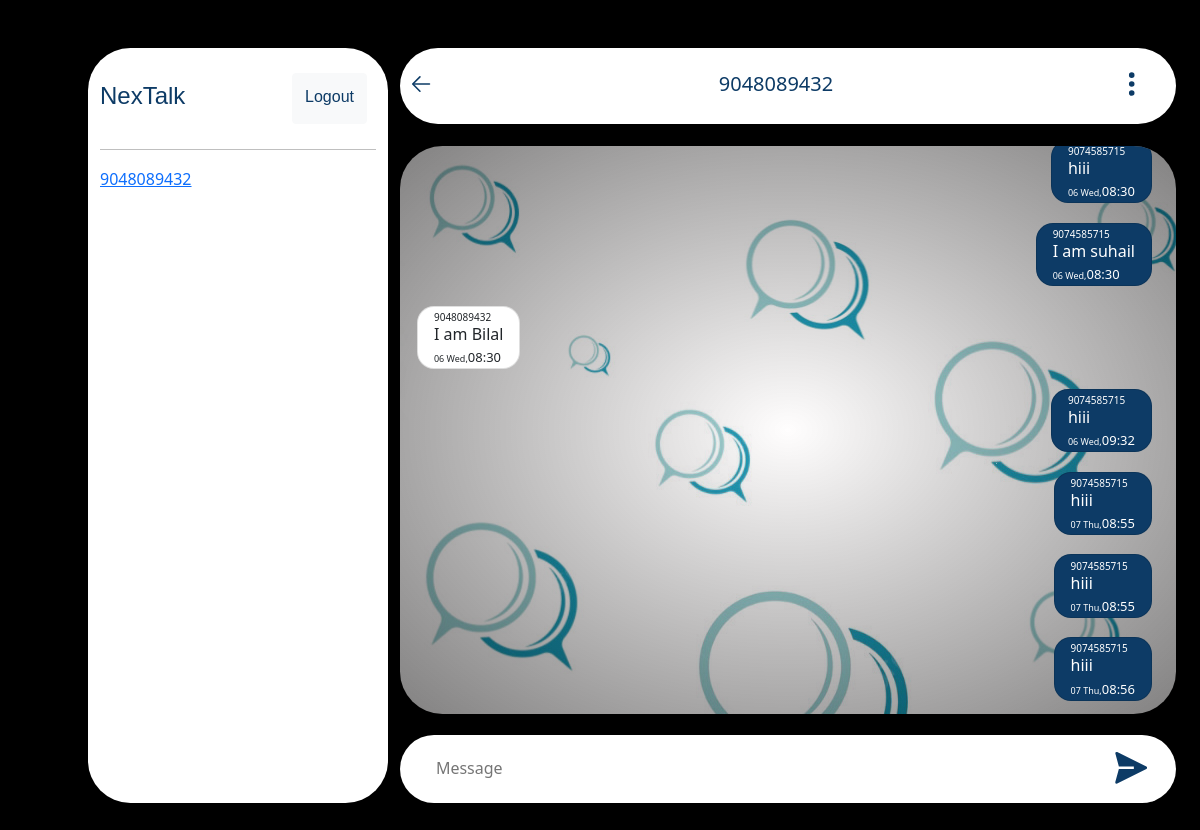
The app's page /5 (signed in), older data.
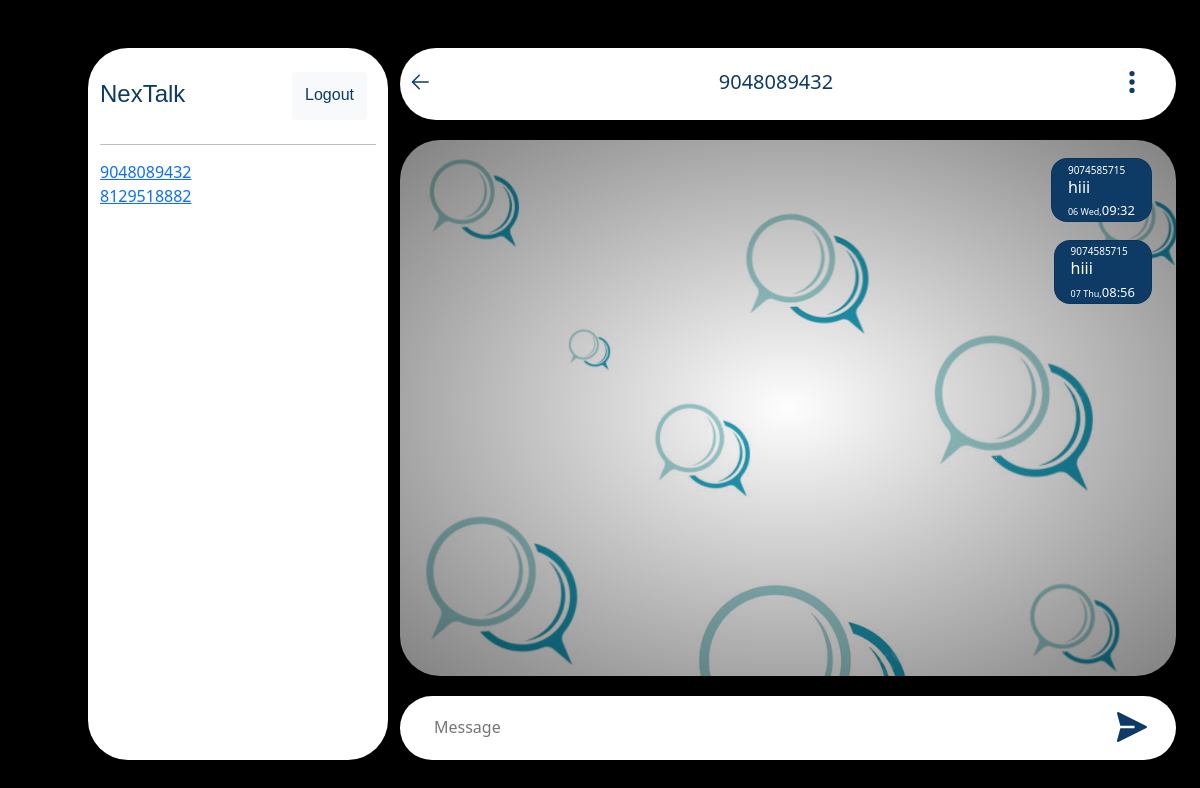
The same page, newer data.
### chat/models.py (models this page shows)
class Thread(models.Model):
    first_person = models.ForeignKey(User, on_delete=models.CASCADE, null=True, blank=True, related_name='thread_first_person')
    second_person = models.ForeignKey(User, on_delete=models.CASCADE, null=True, blank=True,
                                     related_name='thread_second_person')
    updated = models.DateTimeField(auto_now=True)
    timestamp = models.DateTimeField(auto_now_add=True)
    objects = ThreadManager()
    class Meta:
        unique_together = ['first_person', 'second_person']

class ChatMessage(models.Model):
    thread = models.ForeignKey(Thread, null=True, blank=True, on_delete=models.CASCADE, related_name='chatmessage_thread')
    sended_by = models.ForeignKey(User, on_delete=models.CASCADE,related_name='sended')
    sended_to = models.ForeignKey(User, on_delete=models.CASCADE,related_name='recieved')
    message = models.TextField()
    timestamp = models.DateTimeField(auto_now_add=True)

### chat/views.py (the view)
# urls.py: path('<slug:slug>',views.room,name='room'),
def room(request,slug):
    if request.user.is_authenticated:
        tr=Thread.objects.filter(id=slug)
        threads=Thread.objects.by_user(user=request.user)
        threadid = Thread.objects.filter(id=slug).first()
        msg=ChatMessage.objects.filter(thread=threadid).order_by('timestamp')
        context = {
            'Threads': threads,
            'msg':msg,
            'thread':tr
        }
        return render(request,'chat.html',context)
    else:
        return redirect('login')

### chat/models.py (called while the page is built)
    def by_user(self, **kwargs):
        user = kwargs.get('user')
        lookup = Q(first_person=user) | Q(second_person=user)
        qs = self.get_queryset().filter(lookup).distinct()
        return qs

### templates/chat.html (shortened to what this page needs)
{% extends "common.html" %}
{% block content %}
<div class="row mt-5 mb-1">
    <div class="col-1"></div>
    <div class="col-md-3 chat-list vanish">
        <div class="name">
            <div class="row" style="height: 10vh;">
                <div class="col-9 d-flex" style="margin-top: 4vh;">
                    <h4>NexTalk</h4>
                </div>
                <div class="col-3  d-flex justify-content-center" style="margin-top: 3vh;">
                    <a href="logout" class="btn btn-light"
                        style="color:#0d3b66;font-family: Verdana, Geneva, Tahoma, sans-serif;padding-top: 1.2vh;height: 6vh;"
                        onMouseOver="this.style.background='#0d3b66',this.style.color='white',this.style.border='3px #8ecae6 double'"
                        onMouseOut="this.style.background='',this.style.color='#0d3b66',this.style.border='none'">
                        Logout
                        </span></a>
                </div>
            </div>
            <hr>
        </div>
        <div class="chat-id">
            <div class="row">
                {% for thread in Threads %}
                {% if thread.first_person.username == request.user.username %}
                <div class="col-12">
                    <a href="{% url "room" thread.id %}" class="room-names">
                        <span>{{ thread.second_person.username }}</span>
                    </a>
                </div>
                {% else %}
                <div class="col-12">
                    <a href="{% url "room" thread.id %}" class="room-names">
                        <span>{{ thread.first_person.username }}</span>
                    </a>
                </div>
                {% endif %}
                {% endfor %}
            </div>
        </div>
    </div>
    <div class="col-11 col-md-8 col-md-8">
            <div class="head">
                <div class="row">
                    <div class="col-2 col-lg-1 d-flex justify-content-center">
                        <a href="home">
                            <svg class="back-icon" viewBox="0 0 1024 1024" xmlns="http://www.w3.org/2000/svg">
                                <path class="icon-path" d="M224 480h640a32 32 0 1 1 0 64H224a32 32 0 0 1 0-64" />
                                <path class="icon-path"
                                    d="m237.248 512l265.408 265.344a32 32 0 0 1-45.312 45.312l-288-288a32 32 0 0 1 0-45.312l288-288a32 32 0 1 1 45.312 45.312z" />
                            </svg>
                        </a>
                    </div>
                    <div class="col-8 col-lg-10 d-flex justify-content-center align-items-center">
                        {% for i in thread %}
                        {% if i.second_person.username == request.user.username %}
                        <h5 class="head-name">{{i.first_person}}</h5>
                        {% else %}
                        <h5 class="head-name">{{i.second_person}}</h5>
                        {% endif %}
                        {% endfor %}
                    </div>
                    <div class="col-2 col-lg-1 d-flex justify-content-center">
                        <svg class="back-icon" viewBox="0 0 20 20" xmlns="http://www.w3.org/2000/svg">
                            <path
                                d="M10.001 7.8a2.2 2.2 0 1 0 0 4.402A2.2 2.2 0 0 0 10 7.8zm0-2.6A2.2 2.2 0 1 0 9.999.8a2.2 2.2 0 0 0 .002 4.4zm0 9.6a2.2 2.2 0 1 0 0 4.402a2.2 2.2 0 0 0 0-4.402z" />
                        </svg>
                    </div>
                </div>
            </div>
            <div class="chat-msg" id="chat-ht">
                {% for i in msg %}
                {% if i.sended_by.username == request.user.username %}
                <div class="row">
                    <div class="col-4 col-md-6"></div>
                    <div class="col-8 col-md-6">
                        <div class="card"
                            style="margin: 2.3vh 0 0 2vh;border-radius:2vh;width: fit-content;float: right;background: #0d3b66;color: white;">
                            <div class="card-body" style="padding: 0.2rem 1rem 0 1rem ;height: fit-content;">
                                <p style="font-size: x-small;">{{i.sended_by.username}}</p>
                                <h5 style="margin-top: -1rem;font-size: medium;margin-bottom: 0;">{{i.message}}</h5>
                                <span
                                    style="font-size: xx-small;padding-top: -1rem;margin-top: -1rem;">{{i.timestamp|date:"d D" }},<span style="font-size: small;">{{i.timestamp|time:"H:i"}}</span></span>
                            </div>
                        </div>
                    </div>
                </div>
                {% endif %}
                {% if i.sended_to.username == request.user.username %}
                <div class="row">
                    <div class="col-8 col-md-6">
                        <div class="card"
                            style="margin: 2.3vh 0 0 2vh;border-radius:2vh;width: fit-content;">
                            <div class="card-body" style="padding: 0.2rem 1rem 0 1rem ;height: fit-content;">
                                <p style="font-size: x-small;">{{i.sended_by.username}}</p>
                                <h5 style="margin-top: -1rem;font-size: medium;margin-bottom: 0;">{{i.message}}</h5>
                                <span
                                    style="font-size: xx-small;padding-top: -1rem;margin-top: -1rem;">{{i.timestamp|date:"d D" }},<span style="font-size: small;">{{i.timestamp|time:"H:i"}}</span></span>
                            </div>
                        </div>
                    </div>
                </div>
                {% endif %}
                {% endfor %}
            </div>
            <form id="sendForm">
                <div class="input">
                    <div class="row">
                        <div class="col-10 col-md-11">
                            <input type="text" id="input-message" placeholder="Message">
                        </div>
                        <div class="col-1 d-flex justify-content-center">
                            <button class="send-button" type="submit">
                                <svg class="send-icon" viewBox="0 0 32 32" xmlns="http://www.w3.org/2000/svg">
                                    <path class="icon-path"
                                        d="m27.45 15.11l-22-11a1 1 0 0 0-1.08.12a1 1 0 0 0-.33 1L6.69 15H18v2H6.69L4 26.74A1 1 0 0 0 5 28a1 1 0 0 0 .45-.11l22-11a1 1 0 0 0 0-1.78Z" />
                                </svg>
                            </button>
                        </div>
                    </div>
                </div>
            </form>
        </div>
</div>
{% endblock content %}

### templates/common.html (shortened to what this page needs)
{% load static %}
<!DOCTYPE html>
<html lang="en">
<head>
    <link rel="stylesheet" href="{% static "/css/chats.css" %}">
    <link href="https://cdn.jsdelivr.net/npm/bootstrap@5.0.2/dist/css/bootstrap.min.css" rel="stylesheet"
>
</head>
<body class="body">
    <section>
        {% block content %}{% endblock content %}
    </section>
</body>
</html>

### static/css/chats.css (style rules this page uses)
:root { --mainbg: #000000; --bg:#fff; --text:#000; --seccol: #0d3b66; }
.body { height: 100%; width: 100%; background: var(--mainbg); }
.row { width: 100%; }
.chat-list { color: var(--text); width: fit-content; background: var(--bg); height: 89vh; border-radius: 5vh; }
.head { background: var(--bg); border-radius: 5vh; height: 9vh; }
.chat-msg { margin-top: 2.5vh; border-radius: 5vh; height: 67vh; overflow: auto; margin-bottom: 2.5vh; background: radial-gradient(rgb(255 243 243 / 10%), rgb(6 4 4 / 50%)), url('/static/images/bg.jpg'); }
.input { height: 8vh; margin-top: 2.5vh; background: var(--bg); border-radius: 5vh; }
.send-button { border: none; border-radius: 50%; background-color: var(--bg); }
.send-icon { height: 7.5vh; width: 5vh; fill: var(--seccol); }
#input-message { margin-left: 4vh; width: 95%; height: 100%; border: none; outline: none; caret-color: var(--seccol); font: 'Times New Roman', Times, serif large; }
.back-icon { height: 8.5vh; width: 3vh; fill: var(--seccol); }
.head-name { color: var(--seccol); margin-top: 1vh; }
.name { height: 10vh; }
.name h4 { font-family: Verdana, Geneva, Tahoma, sans-serif; font: 600 large; color: var(--seccol); }
.chat-id { margin: 4vh 0 0 0; }

Row changes from the older to the newer data that the page shows:
removed ChatMessage: sended_by.username "9074585715", message "hiii", timestamp "06 Wed", timestamp "08:30"
removed ChatMessage: sended_by.username "9074585715", message "I am suhail", timestamp "06 Wed", timestamp "08:30"
removed ChatMessage: sended_by.username "9048089432", message "I am Bilal", timestamp "06 Wed", timestamp "08:30"
removed ChatMessage: sended_by.username "9074585715", message "hiii", timestamp "07 Thu", timestamp "08:55"
removed ChatMessage: sended_by.username "9074585715", message "hiii", timestamp "07 Thu", timestamp "08:55"
added Thread: first_person.username "8129518882", shown under "NexTalk"
